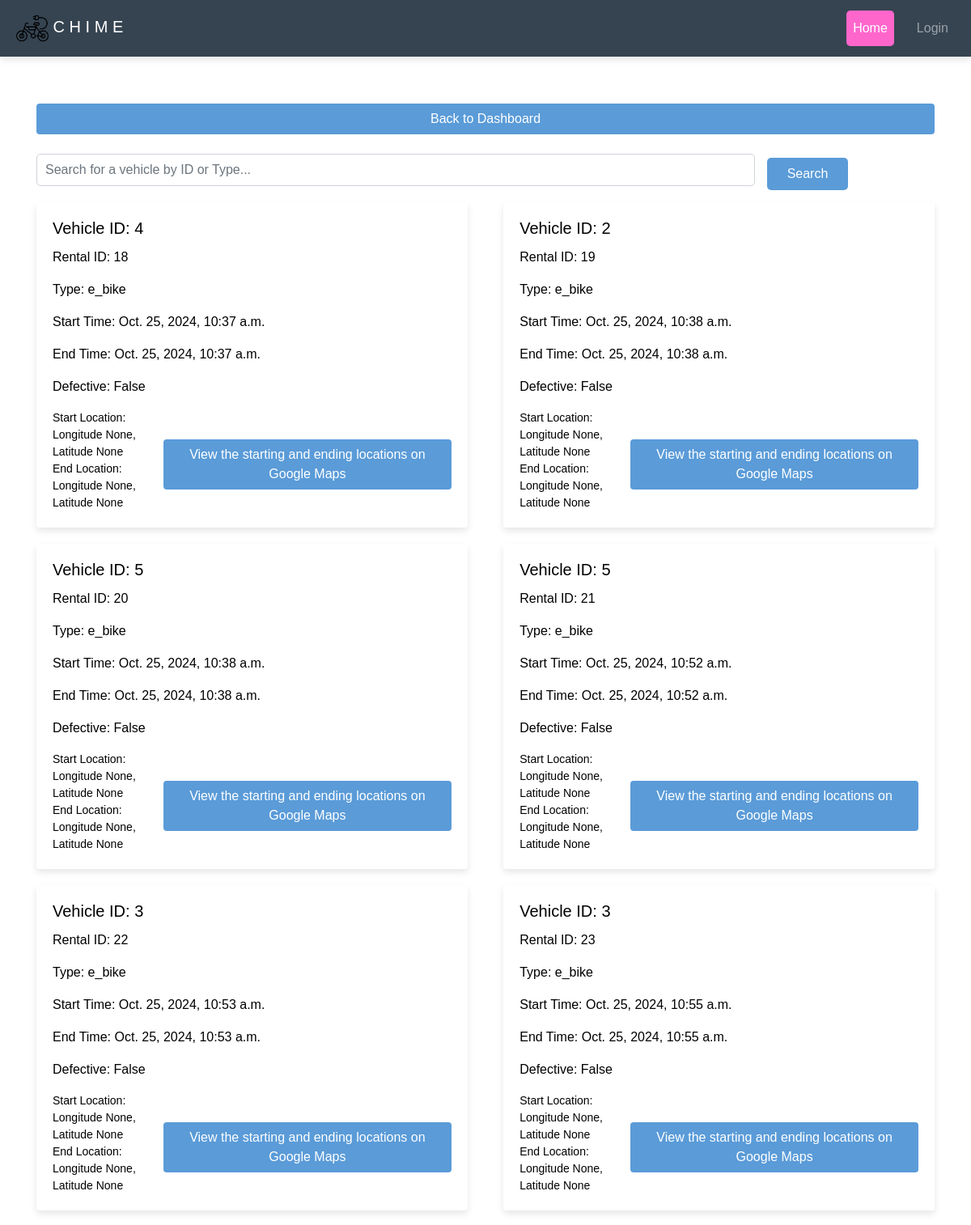
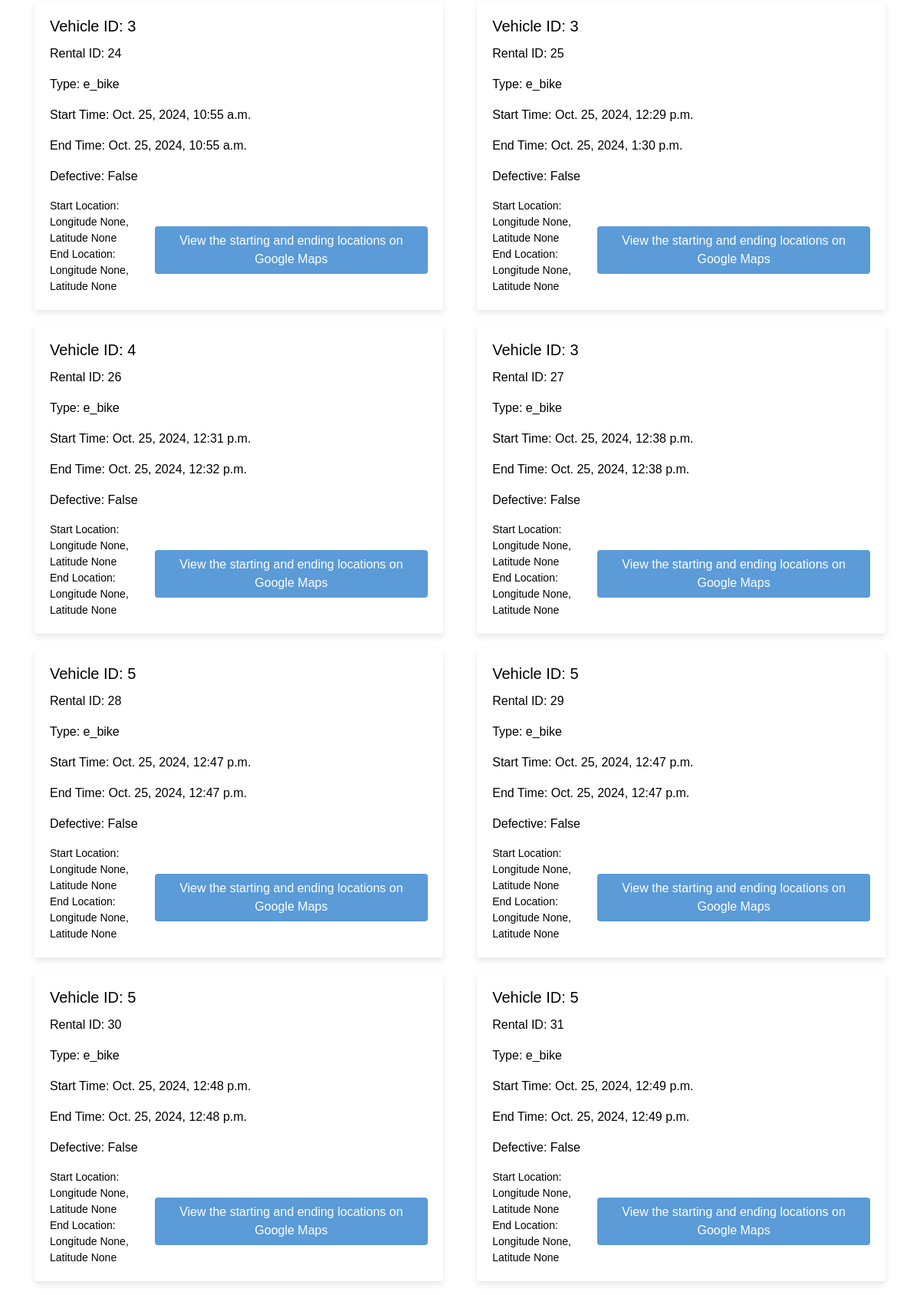
Page /track_vehicle/ (upper part) on the committed database (2 pictures, top to bottom).
### carrent/models.py (models this page shows, shortened)
class Vehicle(models.Model):
    vehicleID = models.AutoField(primary_key=True)
    TYPE_CHOICES = [
        ('e_bike', 'Electric Bike'),
        ('scooter', 'Electric Scooter'),
    ]
    type = models.CharField(max_length=50, choices=TYPE_CHOICES)
    batteryStatus = models.FloatField()
    location = models.ForeignKey(Location, on_delete=models.SET_NULL, null=True)
    isDefective = models.BooleanField(default=False)
    cost_per_minute = models.DecimalField(max_digits=5, decimal_places=2, default=0.2)
    position_x=models.FloatField()
    position_y=models.FloatField()
    range = models.FloatField()

class Rental(models.Model):
    rentalID = models.AutoField(primary_key=True)
    vehicle = models.ForeignKey(Vehicle, on_delete=models.CASCADE)
    customer = models.ForeignKey('auth.User', on_delete=models.CASCADE, related_name='rentals')
    startTime = models.DateTimeField(auto_now_add=True)
    endTime = models.DateTimeField(null=True, blank=True)
    startlocation = models.ForeignKey(Location, on_delete=models.CASCADE, null=True, related_name='start_rentals')
    endlocation = models.ForeignKey(Location, on_delete=models.CASCADE, null=True, related_name='end_rentals')

### carrent/views.py (the view)
# urls.py: path('track_vehicle/', views.track_vehicle, name='track_vehicle'),
def track_vehicle(request):
    rentals = Rental.objects.select_related('vehicle', 'startlocation', 'endlocation')
    vehicles = Vehicle.objects.all()
    vehicle_data = []
    for rental in rentals:
        start_location = rental.startlocation
        end_location = rental.endlocation
        vehicle_data.append({
            'vehicleID': rental.vehicle.vehicleID,
            'rentalID': rental.rentalID,
            'type': rental.vehicle.type,
            'startTime': rental.startTime,
            'endTime': rental.endTime,
            'isDefective': rental.vehicle.isDefective,
            'start_longitude': start_location.position_x if start_location else None,
            'start_latitude': start_location.position_y if start_location else None,
            'end_longitude': end_location.position_x if end_location else None,
            'end_latitude': end_location.position_y if end_location else None,
        })
    return render(request, 'track_vehicle.html', {'vehicle_data': vehicle_data})

### templates/track_vehicle.html (shortened to what this page needs)
<!DOCTYPE html>
<html lang="en">
<head>
    <link rel="stylesheet" href="https://stackpath.bootstrapcdn.com/bootstrap/4.5.2/css/bootstrap.min.css">
</head>
<body>
    <nav class="navbar navbar-expand-lg navbar-dark">
        <a class="navbar-brand" href="index.html">
            <img alt="Chime Logo" height="40" id="chime-logo" src="../static/images/images/bike.jpg" width="40" />
            <span class="text-white text-2xl font-bold">C H I M E</span>
        </a>
        <div class="collapse navbar-collapse" id="navbarNav">
            <ul class="navbar-nav ml-auto">
                <li class="nav-item">
                    <a class="nav-link active" href="index.html">
                        Home
                    </a>
                </li>
                {% if user.is_authenticated %}
                <li class="nav-item">
                    <a class="nav-link" href="{% url 'operator_home' %}">
                        MyDashboard
                    </a>
                </li>
                <li class="nav-item">
                    <a class="nav-link" href="{% url 'logout' %}">
                        Logout
                    </a>
                </li>
                {% else %}
                <li class="nav-item">
                    <a class="nav-link" href="login.html">
                        Login
                    </a>
                </li>
                {% endif %}
            </ul>
        </div>
    </nav>
    <div class="container my-5">
        <a href="{% url 'operator_home' %}" class="btn btn-custom mb-4">Back to Dashboard</a>
        <div class="search-bar">
            <input type="text" id="vehicleSearch" class="form-control" placeholder="Search for a vehicle by ID or Type...">
            <button onclick="filterVehicles()" class="btn btn-custom">Search</button>
        </div>
        <div class="card-container" id="vehicleList">
            {% for vehicle in vehicle_data %}
            <div class="card vehicle-card" data-vehicle="Vehicle {{ vehicle.vehicleID }}">
                <div class="card-body">
                    <h5 class="card-title">Vehicle ID: {{ vehicle.vehicleID }}</h5>
                    <p>Rental ID: {{ vehicle.rentalID }}</p>
                    <p>Type: {{ vehicle.type }}</p>
                    <p>Start Time: {{ vehicle.startTime }}</p>
                    <p>End Time: {{ vehicle.endTime }}</p>
                    <p>Defective: {{ vehicle.isDefective }}</p>
                    <div class="card-content">
                        <div>
                            <p class="location">Start Location: <br> Longitude {{ vehicle.start_longitude }}, Latitude {{ vehicle.start_latitude }}</p>
                            <p class="location">End Location: <br> Longitude {{ vehicle.end_longitude }}, Latitude {{ vehicle.end_latitude }}</p>
                        </div>
                        <a href="https://www.google.com/maps/dir/?api=1&origin={{ vehicle.start_longitude }},{{ vehicle.start_latitude }}&destination={{ vehicle.end_longitude }},{{ vehicle.end_latitude }}&travelmode=bicycling" target="_blank" class="btn btn-custom">View the starting and ending locations on Google Maps</a>
                    </div>
                </div>
            </div>
            {% endfor %}
        </div>
    </div>
</body>
</html>

### templates/track_vehicle.html (style rules this page uses)
body, html { margin: 0; padding: 0; font-family: "Montserrat", sans-serif; font-weight: 100; color: black; }
.navbar { background-color: #364451; padding: 10px 20px; box-shadow: 0 4px 8px rgba(0, 0, 0, 0.1); }
.navbar-nav { margin-left: auto; }
.navbar ul li a { color: white; text-decoration: none; font-size: 16px; }
.nav-item { margin-left: 20px; }
.nav-link { color: black; font-size: 16px; padding: 10px 15px; border-radius: 5px; transition: background-color 0.8s; }
.nav-link.active { background-color: #FF66CC; color: white; }
body { background-image: url('https://img.freepik.com/free-photo/facades-buildings-with-classical-architecture_23-2148184301.jpg?t=st=1731097472~exp=1731101072~hmac=a487849b8c6bb80442f0716f017ad76c7e4a6d1ad7e29acdf74c14dbd56ec4af&w=826'); background-size: cover; background-attachment:scroll; }
.card-container { display: flex; flex-wrap: wrap; justify-content: space-between; }
.card { flex: 0 0 48%; margin-bottom: 20px; border: none; box-shadow: 0 4px 8px rgba(0, 0, 0, 0.1); background: rgba(255, 255, 255, 0.9); transition: transform 0.2s; }
.card-body { padding: 20px; }
.card-content { display: flex; justify-content: space-between; align-items: center; }
.card-content p { margin: 0; }
.location { font-size: 14px; }
.btn-custom { background: #5a9bd8; color: #fff; width: 100%; margin-top: 10px; transition: background 0.3s; }
.search-bar { display: flex; align-items: center; gap: 15px; margin-bottom: 20px; height: 40px; }
.search-bar input { flex: 1; max-width: 80%; height: 40px; padding: 5px 10px; font-size: 16px; border-radius: 5px; }
.search-bar button { width: 100px; height: 40px; font-size: 16px; border-radius: 5px; }

### rows in the picture
Vehicle: type "e_bike" "e_bike"
Rental: startTime "Oct. 25, 2024, 10:37 a.m.", endTime "Oct. 25, 2024, 10:37 a.m."
Vehicle: type "e_bike"
Rental: startTime "Oct. 25, 2024, 10:38 a.m.", endTime "Oct. 25, 2024, 10:38 a.m."
Vehicle: type "e_bike" "e_bike" "e_bike" "e_bike" "e_bike" "e_bike"
Rental: startTime "Oct. 25, 2024, 10:38 a.m.", endTime "Oct. 25, 2024, 10:38 a.m."
Rental: startTime "Oct. 25, 2024, 10:52 a.m.", endTime "Oct. 25, 2024, 10:52 a.m."
Vehicle: type "e_bike" "e_bike" "e_bike" "e_bike" "e_bike"
Rental: startTime "Oct. 25, 2024, 10:53 a.m.", endTime "Oct. 25, 2024, 10:53 a.m."
Rental: startTime "Oct. 25, 2024, 10:55 a.m.", endTime "Oct. 25, 2024, 10:55 a.m."
Rental: startTime "Oct. 25, 2024, 10:55 a.m.", endTime "Oct. 25, 2024, 10:55 a.m."
Rental: startTime "Oct. 25, 2024, 12:29 p.m.", endTime "Oct. 25, 2024, 1:30 p.m."
Rental: startTime "Oct. 25, 2024, 12:31 p.m.", endTime "Oct. 25, 2024, 12:32 p.m."
Rental: startTime "Oct. 25, 2024, 12:38 p.m.", endTime "Oct. 25, 2024, 12:38 p.m."
Rental: startTime "Oct. 25, 2024, 12:47 p.m.", endTime "Oct. 25, 2024, 12:47 p.m."
Rental: startTime "Oct. 25, 2024, 12:47 p.m.", endTime "Oct. 25, 2024, 12:47 p.m."
Rental: startTime "Oct. 25, 2024, 12:48 p.m.", endTime "Oct. 25, 2024, 12:48 p.m."
Rental: startTime "Oct. 25, 2024, 12:49 p.m.", endTime "Oct. 25, 2024, 12:49 p.m."

### other values in the picture
{{ vehicle.vehicleID }} "4" "2" "5" "5" "3" "3" "3" "3" "4" "3" "5" "5" "5" "5"
{{ vehicle.rentalID }} "18" "19" "20" "21" "22" "23" "24" "25" "26" "27" "28" "29" "30" "31"
{{ vehicle.isDefective }} "False" "False" "False" "False" "False" "False" "False" "False" "False" "False" "False" "False" "False" "False"
{{ vehicle.start_longitude }} "None" "None" "None" "None" "None" "None" "None" "None" "None" "None" "None" "None" "None" "None"
{{ vehicle.start_latitude }} "None" "None" "None" "None" "None" "None" "None" "None" "None" "None" "None" "None" "None" "None"
{{ vehicle.end_longitude }} "None" "None" "None" "None" "None" "None" "None" "None" "None" "None" "None" "None" "None" "None"
{{ vehicle.end_latitude }} "None" "None" "None" "None" "None" "None" "None" "None" "None" "None" "None" "None" "None" "None"
